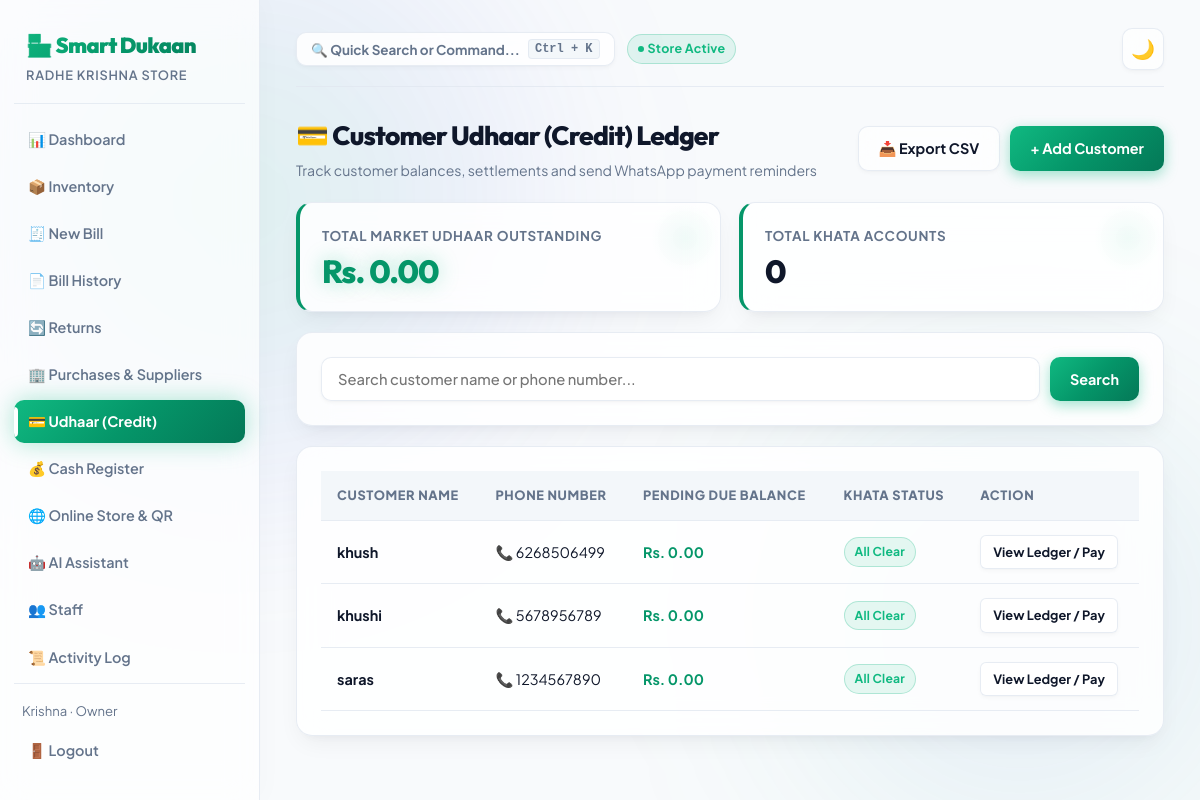
Screenshot of /udhaar/ (signed in) with the database file from the repository.
### accounts/models.py (models this page shows, shortened)
class Profile(models.Model):
    ROLE_CHOICES = (
        ("owner", "Owner"),
        ("staff", "Staff"),
    )
    user = models.OneToOneField(User, on_delete=models.CASCADE, related_name="profile")
    shop = models.ForeignKey(Shop, on_delete=models.CASCADE, related_name="staff_members", null=True, blank=True)
    role = models.CharField(max_length=10, choices=ROLE_CHOICES, default="owner")
    phone = models.CharField(max_length=15, blank=True)

class Shop(models.Model):
    name = models.CharField(max_length=150)
    address = models.CharField(max_length=255, blank=True)
    owner = models.ForeignKey(User, on_delete=models.CASCADE, related_name="owned_shops")
    upi_id = models.CharField(max_length=100, blank=True, default="shopkeeper@upi", help_text="UPI ID for on-screen QR Code payments")
    created_at = models.DateTimeField(auto_now_add=True)

### udhaar/models.py (models this page shows, shortened)
class Customer(models.Model):
    shop = models.ForeignKey(Shop, on_delete=models.CASCADE, related_name="customers")
    name = models.CharField(max_length=120)
    phone = models.CharField(max_length=15)
    loyalty_points = models.IntegerField(default=0, help_text="Reward points earned by customer")
    created_at = models.DateTimeField(auto_now_add=True)
    class Meta:
        ordering = ["name"]
    @property
    def total_due(self):
        credit = self.transactions.filter(type="credit_given").aggregate(models.Sum("amount"))["amount__sum"] or 0
        paid = self.transactions.filter(type="payment_received").aggregate(models.Sum("amount"))["amount__sum"] or 0
        return float(credit) - float(paid)

### udhaar/views.py (the view)
# urls.py: path("", views.customer_list, name="customer_list"),
@login_required
def customer_list(request):
    shop = request.user.profile.shop
    customers = Customer.objects.filter(shop=shop)
    query = request.GET.get("q", "").strip()
    if query:
        customers = customers.filter(Q(name__icontains=query) | Q(phone__icontains=query))
    all_customers = list(customers)
    total_due = sum(c.total_due for c in all_customers)
    paginator = Paginator(all_customers, 15)
    page_number = request.GET.get("page")
    page_obj = paginator.get_page(page_number)
    return render(request, "udhaar/customer_list.html", {
        "customers": page_obj,
        "page_obj": page_obj,
        "total_due": total_due,
        "query": query,
    })

### templates/udhaar/customer_list.html (shortened to what this page needs)
{% extends "base.html" %}
{% block content %}
<div style="display:flex; justify-content:space-between; align-items:center; margin-bottom:20px;">
  <div>
    <h2>💳 Customer Udhaar (Credit) Ledger</h2>
    <div style="color:var(--text-muted); font-size:0.88rem; margin-top:2px;">Track customer balances, settlements and send WhatsApp payment reminders</div>
  </div>
  <div style="display:flex; gap:10px;">
    <a href="{% url 'dashboard:export_customers_csv' %}" class="btn" title="Download Udhaar ledger as CSV/Excel">📥 Export CSV</a>
    <a href="{% url 'udhaar:customer_add' %}" class="btn btn-primary">+ Add Customer</a>
  </div>
</div>
<div class="stat-grid" style="margin-bottom:20px;">
  <div class="card stat-card">
    <div class="stat-label">Total Market Udhaar Outstanding</div>
    <div class="stat-value {% if total_due > 0 %}danger{% else %}primary{% endif %}">
      Rs. {{ total_due|floatformat:2 }}
    </div>
  </div>
  <div class="card stat-card">
    <div class="stat-label">Total Khata Accounts</div>
    <div class="stat-value">{{ page_obj.paginator.count|default:customers|length }}</div>
  </div>
</div>
<div class="card" style="margin-bottom:20px;">
  <form method="get" style="display:flex; gap:10px;">
    <input type="text" name="q" value="{{ query }}" placeholder="Search customer name or phone number..." style="flex:1;">
    <button type="submit" class="btn btn-primary">Search</button>
  </form>
</div>
<div class="card">
  {% if customers %}
  <table>
    <thead>
      <tr>
        <th>Customer Name</th>
        <th>Phone Number</th>
        <th>Pending Due Balance</th>
        <th>Khata Status</th>
        <th>Action</th>
      </tr>
    </thead>
    <tbody>
      {% for c in customers %}
      <tr>
        <td><strong>{{ c.name }}</strong></td>
        <td>📞 {{ c.phone }}</td>
        <td>
          {% if c.total_due > 0 %}
          <strong style="color:var(--danger); font-size:1rem;">Rs. {{ c.total_due|floatformat:2 }}</strong>
          {% else %}
          <strong style="color:var(--primary);">Rs. 0.00</strong>
          {% endif %}
        </td>
        <td>
          {% if c.total_due > 0 %}
          <span class="badge badge-danger">Payment Due</span>
          {% else %}
          <span class="badge badge-success">All Clear</span>
          {% endif %}
        </td>
        <td>
          <a href="{% url 'udhaar:customer_detail' c.id %}" class="btn btn-sm">View Ledger / Pay</a>
        </td>
      </tr>
      {% endfor %}
    </tbody>
  </table>
  {% else %}
  <div class="empty-state">
    <div style="font-size:2.5rem; margin-bottom:8px;">💳</div>
    <p>No customer accounts found. Add your first customer khata!</p>
    <a href="{% url 'udhaar:customer_add' %}" class="btn btn-primary" style="margin-top:12px;">+ Add Customer</a>
  </div>
  {% endif %}
</div>
{% endblock %}

### templates/base.html (shortened to what this page needs)
{% load static %}
<!DOCTYPE html>
<html lang="en">
<head>
  <link rel="stylesheet" href="{% static 'css/style.css' %}?v=4">
</head>
<body>
  {% if user.is_authenticated %}
  <div class="app-shell">
    <aside class="sidebar">
      <div class="brand">🏪 Smart Dukaan</div>
      <div class="brand-sub">{{ user.profile.shop.name }}</div>
      <a href="{% url 'dashboard:home' %}" class="nav-link {% if request.resolver_match.url_name == 'home' %}active{% endif %}">📊 Dashboard</a>
      <a href="{% url 'inventory:product_list' %}" class="nav-link {% if 'inventory' in request.path %}active{% endif %}">📦 Inventory</a>
      <a href="{% url 'billing:bill_create' %}" class="nav-link {% if request.path == '/billing/new/' %}active{% endif %}">🧾 New Bill</a>
      <a href="{% url 'billing:bill_list' %}" class="nav-link {% if request.path == '/billing/' %}active{% endif %}">📄 Bill History</a>
      <a href="{% url 'billing:bill_return_list' %}" class="nav-link {% if 'returns' in request.path or 'return' in request.path %}active{% endif %}">🔄 Returns</a>
      <a href="{% url 'purchases:supplier_list' %}" class="nav-link {% if 'purchases' in request.path %}active{% endif %}">🏢 Purchases & Suppliers</a>
      <a href="{% url 'udhaar:customer_list' %}" class="nav-link {% if 'udhaar' in request.path %}active{% endif %}">💳 Udhaar (Credit)</a>
      <a href="{% url 'billing:cash_register' %}" class="nav-link {% if 'cash-register' in request.path %}active{% endif %}">💰 Cash Register</a>
      {% if user.profile.shop %}
      <a href="{% url 'dashboard:store_qr_standee' user.profile.shop.id %}" class="nav-link {% if 'qr' in request.path %}active{% endif %}">🌐 Online Store & QR</a>
      {% endif %}
      <a href="{% url 'dashboard:ai_chat' %}" class="nav-link {% if 'assistant' in request.path %}active{% endif %}">🤖 AI Assistant</a>
      {% if user.profile.role == 'owner' %}
      <a href="{% url 'accounts:staff_list' %}" class="nav-link {% if 'staff' in request.path %}active{% endif %}">👥 Staff</a>
      <a href="{% url 'accounts:audit_log' %}" class="nav-link {% if 'audit-log' in request.path %}active{% endif %}">📜 Activity Log</a>
      {% endif %}
      <div class="sidebar-footer">
        <div style="font-size:0.82rem; color:var(--text-muted); padding: 0 8px 8px;">{{ user.first_name|default:user.username }} · {{ user.profile.role|title }}</div>
        <a href="{% url 'accounts:logout' %}" class="nav-link">🚪 Logout</a>
      </div>
    </aside>
    <main class="main">
      <div class="topbar">
        <div style="display:flex; align-items:center; gap:12px;">
          <button type="button" id="btn-command-palette-trigger" class="btn" style="padding:6px 14px; font-size:0.84rem; display:flex; align-items:center; gap:8px; background:var(--surface); border:1px solid var(--border); color:var(--text-muted); cursor:pointer;">
            <span>🔍 Quick Search or Command...</span>
            <kbd style="padding:2px 6px; font-size:0.75rem; background:var(--surface-hover); border:1px solid var(--border); border-radius:4px;">Ctrl + K</kbd>
          </button>
          <span class="badge badge-success" style="font-size:0.78rem; display:inline-flex; align-items:center; gap:4px;">
            <span style="width:6px; height:6px; border-radius:50%; background:#10b981; display:inline-block;"></span> Store Active
          </span>
        </div>
        <button class="theme-toggle" id="theme-toggle-btn" title="Toggle dark/light mode">🌙</button>
      </div>
      {% block content %}{% endblock %}
    </main>
  </div>
  {% endif %}
</body>
</html>

### rows the page displays
Customer: name "khush", phone "6268506499", shows "Rs. 0.00", shows "All Clear"
Customer: name "khushi", phone "5678956789", shows "Rs. 0.00", shows "All Clear"
Customer: name "saras", phone "1234567890", shows "Rs. 0.00", shows "All Clear"

### other values shown
{{ user.profile.shop.name }} "RADHE KRISHNA STORE"
{{ user.first_name|default:user.username }} "Krishna"
{{ user.profile.role|title }} "Owner"
{{ total_due|floatformat:2 }} "0.00"
{{ page_obj.paginator.count|default:customers|length }} "0"
